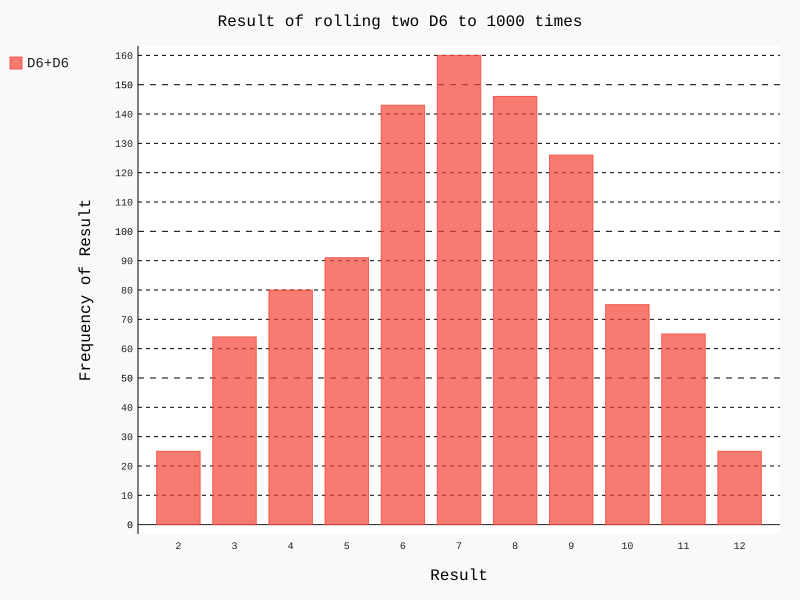

Recreate this plot in Python.
from die import Die
import pygal

# 创建一个D6
die1 = Die()
die2 = Die()

# 掷几次骰子，并将结果保存在一个列表中
results = []
for roll_num in range(1000):
    result = die1.roll() + die2.roll()
    results.append(result)

# print(results)

# 计算点数出现的频率
frequencies = []
max_result = die1.num_sides + die2.num_sides
for value in range(2, max_result + 1):
    frequency = results.count(value)
    frequencies.append(frequency)

print(frequencies)

# 对结果进行可视化
hist = pygal.Bar()

hist.title = "Result of rolling two D6 to 1000 times"
hist.x_labels = ['2', '3', '4', '5', '6', '7', '8', '9', '10', '11', '12']
hist.x_title = "Result"
hist.y_title = "Frequency of Result"

hist.add('D6+D6', frequencies)
hist.render_to_file('dice_visual.svg')
